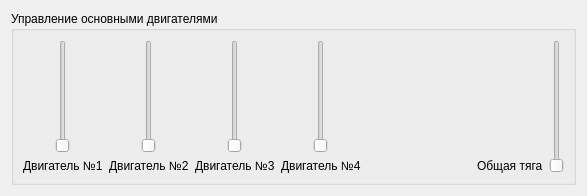
<?xml version="1.0" encoding="UTF-8"?>
<ui version="4.0">
 <class>Dialog</class>
 <widget class="QDialog" name="Dialog">
  <property name="geometry">
   <rect>
    <x>0</x>
    <y>0</y>
    <width>587</width>
    <height>196</height>
   </rect>
  </property>
  <property name="windowTitle">
   <string>Dialog</string>
  </property>
  <layout class="QVBoxLayout" name="verticalLayout_5">
   <item>
    <widget class="QGroupBox" name="groupBox">
     <property name="title">
      <string>Управление основными двигателями</string>
     </property>
     <layout class="QHBoxLayout" name="horizontalLayout">
      <item>
       <layout class="QVBoxLayout" name="verticalLayout">
        <item alignment="Qt::AlignmentFlag::AlignHCenter">
         <widget class="QSlider" name="verticalSlider">
          <property name="maximum">
           <number>99</number>
          </property>
          <property name="orientation">
           <enum>Qt::Orientation::Vertical</enum>
          </property>
         </widget>
        </item>
        <item>
         <widget class="QLabel" name="label">
          <property name="text">
           <string>Двигатель №1</string>
          </property>
         </widget>
        </item>
       </layout>
      </item>
      <item>
       <layout class="QVBoxLayout" name="verticalLayout_2">
        <item alignment="Qt::AlignmentFlag::AlignHCenter">
         <widget class="QSlider" name="verticalSlider_2">
          <property name="orientation">
           <enum>Qt::Orientation::Vertical</enum>
          </property>
         </widget>
        </item>
        <item>
         <widget class="QLabel" name="label_2">
          <property name="text">
           <string>Двигатель №2</string>
          </property>
         </widget>
        </item>
       </layout>
      </item>
      <item>
       <layout class="QVBoxLayout" name="verticalLayout_3">
        <item alignment="Qt::AlignmentFlag::AlignHCenter">
         <widget class="QSlider" name="verticalSlider_3">
          <property name="orientation">
           <enum>Qt::Orientation::Vertical</enum>
          </property>
         </widget>
        </item>
        <item>
         <widget class="QLabel" name="label_3">
          <property name="text">
           <string>Двигатель №3</string>
          </property>
         </widget>
        </item>
       </layout>
      </item>
      <item>
       <layout class="QVBoxLayout" name="verticalLayout_4">
        <item alignment="Qt::AlignmentFlag::AlignHCenter">
         <widget class="QSlider" name="verticalSlider_4">
          <property name="orientation">
           <enum>Qt::Orientation::Vertical</enum>
          </property>
         </widget>
        </item>
        <item>
         <widget class="QLabel" name="label_4">
          <property name="text">
           <string>Двигатель №4</string>
          </property>
         </widget>
        </item>
       </layout>
      </item>
      <item>
       <spacer name="horizontalSpacer">
        <property name="orientation">
         <enum>Qt::Orientation::Horizontal</enum>
        </property>
        <property name="sizeHint" stdset="0">
         <size>
          <width>101</width>
          <height>81</height>
         </size>
        </property>
       </spacer>
      </item>
      <item alignment="Qt::AlignmentFlag::AlignBottom">
       <widget class="QLabel" name="label_5">
        <property name="text">
         <string>Общая тяга</string>
        </property>
       </widget>
      </item>
      <item>
       <widget class="QSlider" name="verticalSlider_5">
        <property name="orientation">
         <enum>Qt::Orientation::Vertical</enum>
        </property>
       </widget>
      </item>
     </layout>
    </widget>
   </item>
  </layout>
 </widget>
 <resources/>
 <connections/>
</ui>
